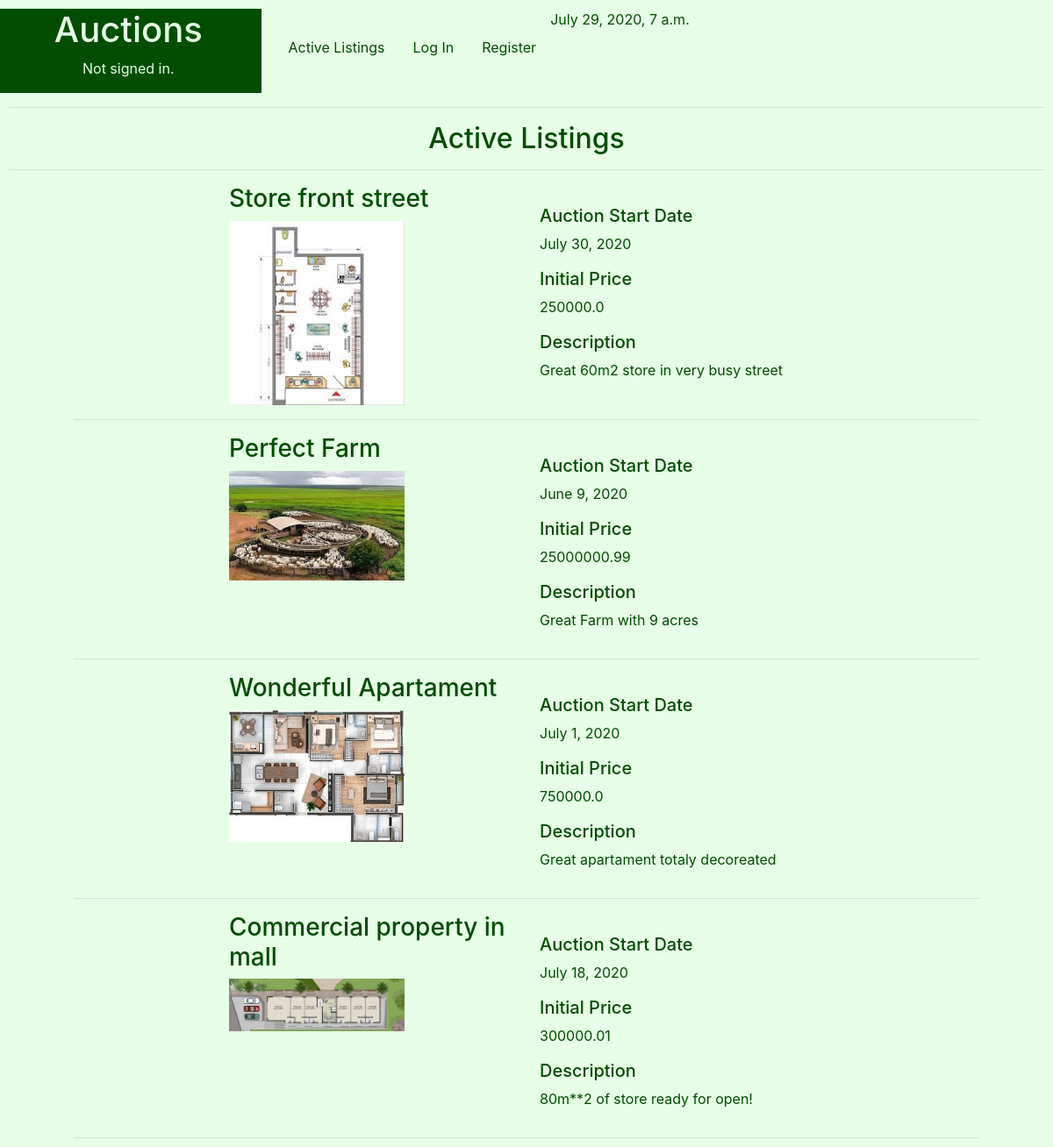
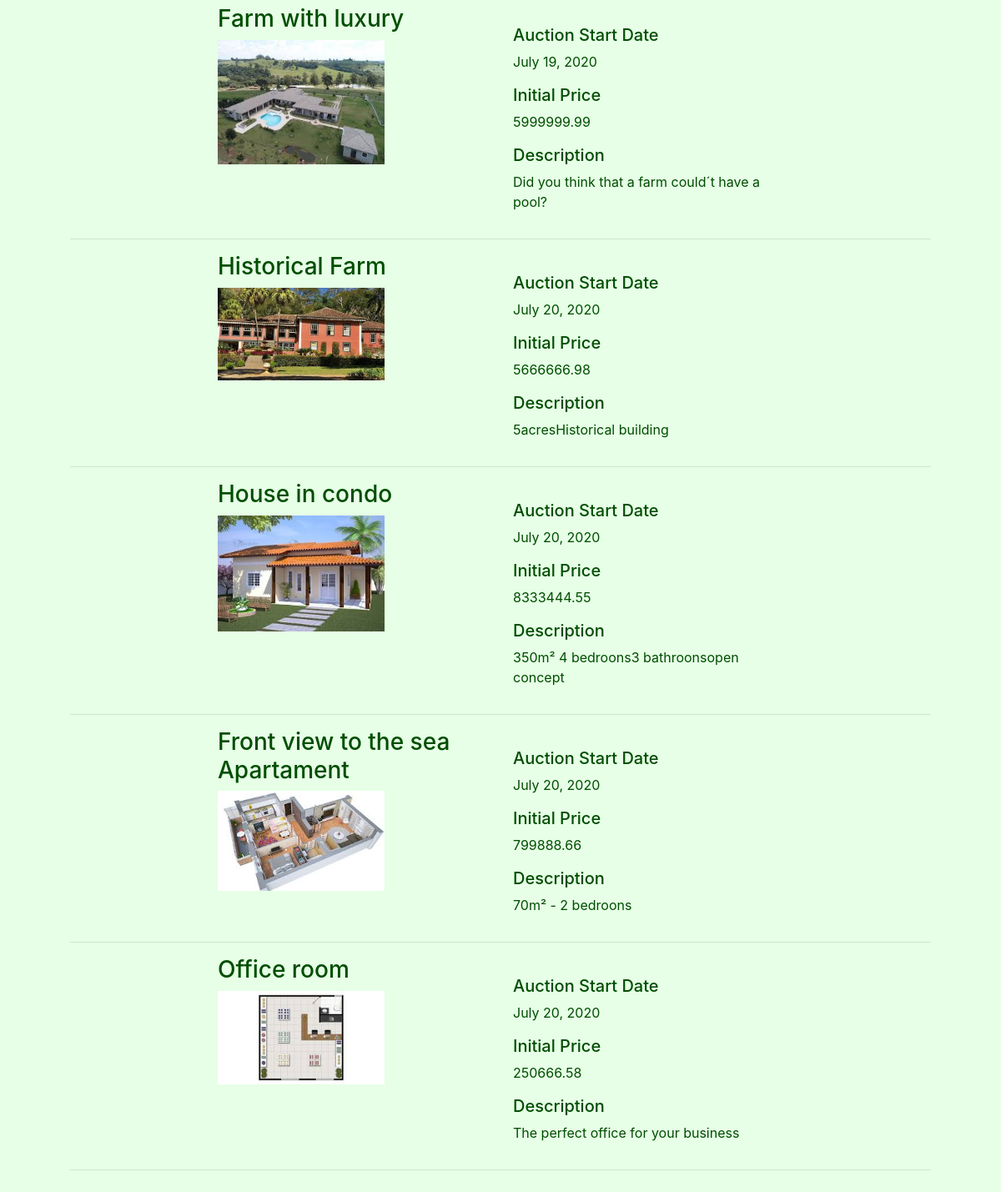
The page / on the database its author committed (2 pictures, top to bottom).
### auctions/models.py (models this page shows, shortened)
class Listings(models.Model):
    STATUS = (
        ('Active', 'Active - Receiving Bids'),
        ('To Begin', 'To Begin - De Auction didn´t start yet'),
        ('Closed', 'Closed - The seller gave up the auction'),
        ('Sold', 'Sold'),
    )
    Ltitle = models.CharField(help_text="Choose a title for your listing",max_length=50)
    Ccode=models.IntegerField(help_text="Categories Ex: 1-Apartament,2-Commercial,3-Farm, 4-House ") #foreign key from PropTypes
    Ldescription = models.CharField(max_length=250)
    Lprice = models.FloatField(help_text="starting bid Just USD") #initial price
    Ldatestart = models.DateField(help_text="Please use the following format: <em>YYYY-MM-DD</em>. for the auction start")
    Lduration = models.IntegerField(help_text="Duration expressed in days" )
    Luser = models.CharField(max_length=25)
    Limage= models.ImageField(upload_to="media", blank=True) #Name of the picture saved on static folder
    Lstatus = models.CharField(max_length=8, choices=STATUS )

### auctions/views.py (the view)
# urls.py: path('', views.index, name='index'),
def index(request):
    d = datetime.now()
    context={
            "d" : d,
            "ActiveListings": Listings.objects.all(),
    }
    return render(request, "auctions/index.html", context)

### auctions/templates/auctions/index.html (shortened to what this page needs)
{% extends "auctions/layout.html" %}
{% block body %}
  <h2 style=" text-align: center;">Active Listings</h2>
  <hr>
    <div class="form-group" >
      <form >
          {% if ActiveListings|length > 0 %}
              {% for Active in ActiveListings %}
                    {%if Active.Lstatus == "Active"%}
                        <div class="container" style="border:#004d00; width:90%">
                            <div class="row"  width="1700px">
                                <div class="col-lg-2">
                                </div>
                                <div class="col-lg-4">
                                    <h3>{{ Active.Ltitle }}</h3>
    		                            <img src=" {{Active.Limage.url}} "  width="200">
                                    <br>
                                </div>
                                <div class="col-lg-4">
                                  <br>
                                  <h5>Auction Start Date  </h5>
                                  <p>{{ Active.Ldatestart }}</p>
                                    <h5>Initial Price </h5>
                                    <p> {{ Active.Lprice }}</p>
                       	          <h5>Description</h5>
    					        	          <p>{{ Active.Ldescription }}</p>
                                </div>
                                <div class="col-lg-2">
                                </div>
                            </div>
                            <hr>
                        </div>
                    {%endif%}
    				  {% endfor %}
          {% else %}
    	         	<div class="form-group">
    		          	<output>No matches found</output>
    	        	</div>
          {% endif %}
    	</form>
    </div>
{% endblock %}

### auctions/static/auctions/styles.css (style rules this page uses)
body { padding: 10px; }

### auctions/templates/auctions/layout.html (style rules this page uses)
body { background-color:#e6ffe6 ; color: #004d00; }

### rows shown on the page
Listings: Ltitle "Store front street", Limage (picture), Ldatestart "July 30, 2020", Lprice "250000.0", Ldescription "Great 60m2 store in very busy street"
Listings: Ltitle "Perfect Farm", Limage (picture), Ldatestart "June 9, 2020", Lprice "25000000.99", Ldescription "Great Farm with 9 acres"
Listings: Ltitle "Wonderful Apartament", Limage (picture), Ldatestart "July 1, 2020", Lprice "750000.0", Ldescription "Great apartament totaly decoreated"
Listings: Ltitle "Commercial property in mall", Limage (picture), Ldatestart "July 18, 2020", Lprice "300000.01", Ldescription "80m**2 of store ready for open!"
Listings: Ltitle "Farm with luxury", Limage (picture), Ldatestart "July 19, 2020", Lprice "5999999.99", Ldescription "Did you think that a farm could´t have a pool?"
Listings: Ltitle "Historical Farm", Limage (picture), Ldatestart "July 20, 2020", Lprice "5666666.98", Ldescription "5acresHistorical building"
Listings: Ltitle "House in condo", Limage (picture), Ldatestart "July 20, 2020", Lprice "8333444.55", Ldescription "350m² 4 bedroons3 bathroonsopen concept"
Listings: Ltitle "Front view to the sea Apartament", Limage (picture), Ldatestart "July 20, 2020", Lprice "799888.66", Ldescription "70m² - 2 bedroons"
Listings: Ltitle "Office room", Limage (picture), Ldatestart "July 20, 2020", Lprice "250666.58", Ldescription "The perfect office for your business"
